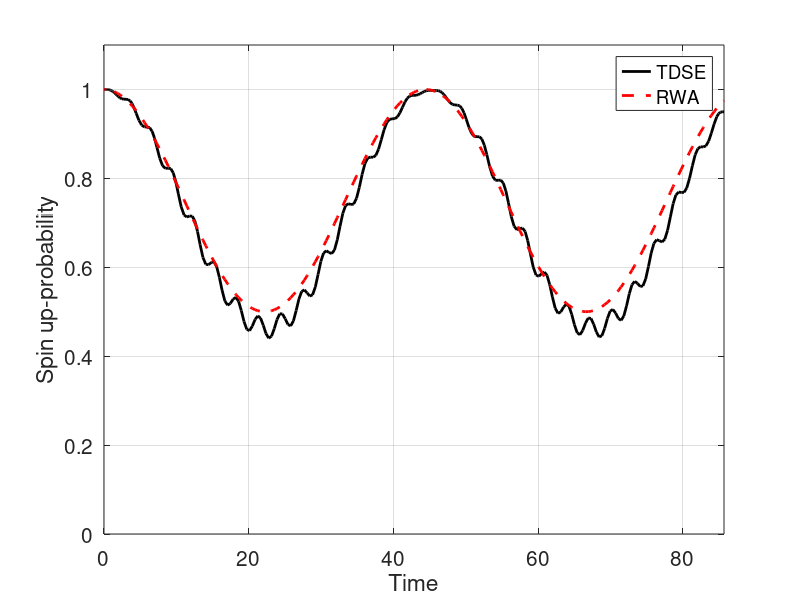

Reproduce this figure in MATLAB.
% This script simulates a spin 1/2-particle which is exposed to a 
% magnetic field. It does so in two ways: 1) by direct, numerical 
% solution of the Schroedinger equation (TDSE) and 2) approximatively 
% by the analytical solution within the rotating wave approximation (RWA).
%
% The magnetic field has both a static part and a dynamic part. The 
% dynamic, which points along the x axis, part oscillates in time as a 
% sine function. The static field points in the z-direction, thus 
% lifting the degenerecy between spin up and spin down.
%
% The initial state is a spin up-state.
%
% The implementation solves the Schrödinger equation by using the MATLAB 
% routine ode45. It plots the probability of a spin up-measurement as a 
% function of time.
%
% The inputs are
% E     - the energy separation induced by the static field
% Omega - the strength of the oscillating field
% w     - the angular frequency of the oscillating field
% OpticalCycles - the duration of the simulation, given
% by the number of periods of the oscillating field.
%
%All inputs are hard coded initially.

% Parameters for the magnetic field
E = 1;
Omega= 0.1;
w = 1.1;

% Duration of the simulation
OpticalCycles=15;
Tfinal = OpticalCycles*2*pi/w;

% Set up the equation - with the Hamiltonian
H0 = [-E/2 0; 0, E/2];                  % Static part
InteractionMatrix = [0 1; 1, 0];        % Coupling matrix
% Right hand side of the TDSE
F = @(t,x) -i*(H0+Omega*sin(w*t)*InteractionMatrix)*x;

% Initial state
x0=[1; 0];                              % Start with spin up

% Solve using built-in function (Runge-Kutta)
[T X]=ode45(F, [0 Tfinal], x0);         % Solves the TDSE

% Analytical, approximate solution (RWA)
delta = w - E;
SpinUpProbRWA = 1/(delta^2 + Omega^2) * (delta^2 + Omega^2 * ...
                    cos(sqrt(delta^2 + Omega^2)*T/2).^2);

% Plot results
figure(1)
% Numerical TDSE solution
plot(T, abs(X(:,1)).^2, 'k-', 'linewidth', 2)
% Approximate RWA solution
hold on
plot(T, SpinUpProbRWA, 'r--', 'linewidth', 2)
hold off
grid on
% Explain the axes and graphs and set limits and fontsizes
xlabel('Time')
ylabel('Spin up-probability')
legend('TDSE', 'RWA')
set(gca, 'fontsize', 15)
axis([0 Tfinal 0 1.1])
